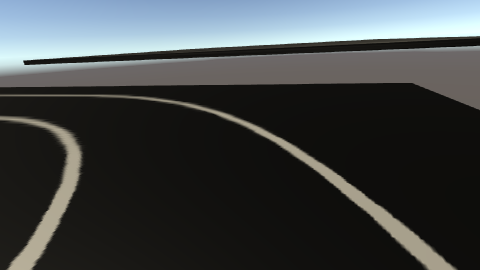
#> input picture modules/perception/lane_detection/test_images/test19.png, 480 x 270 px; its folder holds only this picture in this run
$ python -i image_processing.py   (imports and definitions only)
#> lines starting #> are read from the running program, lines starting #| are printed output that depends on the picture; after the words box and inside, x2 and y2 are one past the last pixel; in counts of white or black regions, pixels touching at a corner belong together
import os

import cv2
import numpy as np
import glob


def test_image():
    test_img_path = "../test_images/test19.png"
    img = cv2.imread(test_img_path)
    img = cv2.resize(img, (240, 240))[100:]
    return img


def load_test_images():
    path = "../test_images/*"
    images = []
    for sub_path in glob.glob(path):
        try:
            img = cv2.imread(sub_path)
            img = cv2.resize(img, (240, 240))[100:]
            images.append(img)
        except Exception:
            continue
    print(len(images))
    return images


def grayscale(image: np.ndarray):
    """
    Transform an image to grayscale (from 3 layers RGB to one monochromatic layer 0-255 values)
    :param image: numpy.ndarray
    :return: numpy.ndarray
    """
    return cv2.cvtColor(image, cv2.COLOR_BGR2GRAY)


def binary_threshold(image: np.ndarray):
    """
    Filter an image to have only 2 possible values in the matrix 0 (black) or 255 (white)
    :param image: np.ndarray
    :return: np.ndarray (threshold image result)
    """
    return cv2.threshold(image, 127, 255, type=cv2.THRESH_BINARY)[1]


def image_blur(image: np.ndarray):
    """
    Blur an image
    :param image: np.ndarray
    :return: np.ndarray (blurred image)
    """
    return cv2.blur(image, (3, 3))


def canny_edge_detection(image: np.ndarray):
    """
    Apply canny edge detection to an image
    :param image: np.ndarray
    :return: np.ndarray (Edges detected by canny function from cv2)
    """
    return cv2.Canny(image, 100, 200)
    pass


def perspective_transform(image, *offsets):
    """
    Warp the perspective of an image given the rectangle points (destination size is same as image.shape)
    :param image: np.ndarray
    :return: warped image
    """
    pos1 = offsets[0]
    pos2 = offsets[1]
    pos3 = offsets[2]
    pos4 = offsets[3]
    height = image.shape[0]
    width = image.shape[1]
    source_rect = np.float32([pos1,
                              [width + pos2[0], pos2[1]],
                              [pos3[0], height + pos3[1]],
                              [width + pos4[0], height + pos4[1]]
                              ])
    dest_rect = np.float32([[0, 0], [width, 0], [0, height], [width, height]])
    perspective_matrix = cv2.getPerspectiveTransform(source_rect, dest_rect)
    return cv2.warpPerspective(image, perspective_matrix, dsize=(image.shape[1], image.shape[0]))


def fill_image(image, horizontal_fill, vertical_fill, color):
    background = np.full((image.shape[0] + vertical_fill * 2, image.shape[1] + horizontal_fill * 2, image.shape[2]),
                         color, dtype=np.uint8)
    background[vertical_fill:vertical_fill + image.shape[0], horizontal_fill:horizontal_fill + image.shape[1]] = image
    return background


def generate_images(img, padding=100):
    results = {}
    # images results
    img = cv2.resize(img, (240, 240))[100:]
    img = fill_image(img, padding, 0, (0, 0, 0))
    img_grayscale = grayscale(img)
    img_threshold = binary_threshold(img_grayscale)
    img_blur = image_blur(img_threshold * 3)
    img_canny = canny_edge_detection(img_blur)
    warped = perspective_transform(img_blur, *[[padding, 0], [-padding, 0], [0, 0], [0, 0]])
    warped = binary_threshold(warped)
    # store in dictionary
    results["grayscale"] = img_grayscale
    results["threshold"] = img_threshold * 3
    results["blurred"] = img_blur
    results["canny"] = img_canny
    results["warped"] = warped
    return results


def annotate_results(results):
    # annotate each image
    for result in results:
        results[result] = cv2.putText(results[result], result, (10, 20), cv2.FONT_HERSHEY_COMPLEX, 0.5, (255, 255, 255))
    return results


def display_images(results):
    # concatenate the images
    full_result = np.concatenate(list(results.values()), axis=0)
    cv2.imshow("full", full_result)
    cv2.waitKey(0)
    cv2.destroyAllWindows()

>>> import cv2
>>> picture = cv2.imread('../test_images/test19.png')
#> picture is the input picture: shape (270, 480, 3); mean B, G, R 69.9, 68.7, 64.7
>>> result = generate_images(picture)
#> in generate_images, `img = cv2.resize(img, (240, 240))[100:]`:
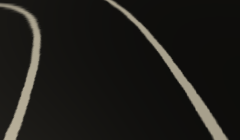
#> img: shape (140, 240, 3); mean of channels 0, 1, 2 25.1, 28.6, 30; drawn as B, G, R
#> in fill_image, `background[vertical_fill:vertical_fill + image.shape[0], horizontal_fi..`:
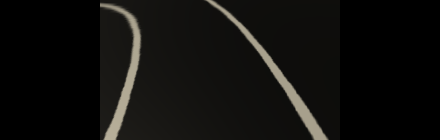
#> background: shape (140, 440, 3); mean of channels 0, 1, 2 13.7, 15.6, 16.3; drawn as B, G, R
#> in binary_threshold, `return cv2.threshold(image, 127, 255, type=cv2.THRESH_BINARY)[1]`:
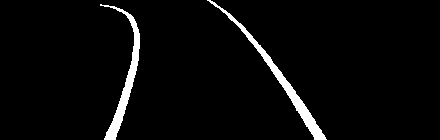
#> returned value: shape (140, 440); 3.7% white; 2 white regions, box (x1, y1, x2, y2) and area: (207, 0, 327, 140) 1194, (100, 4, 140, 140) 1073
#> in image_blur, `return cv2.blur(image, (3, 3))`:
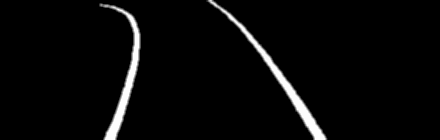
#> returned value: shape (140, 440); min 0, max 253, mean 9.3
#> in canny_edge_detection, `return cv2.Canny(image, 100, 200)`:
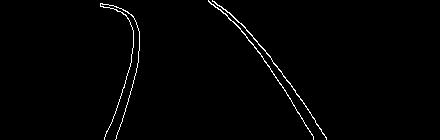
#> returned value: shape (140, 440); 1.2% white in thin lines or dots, all inside (x1, y1, x2, y2) = (100, 0, 327, 140)
#> in perspective_transform, `return cv2.warpPerspective(image, perspective_matrix, dsize=(image.sha..`:
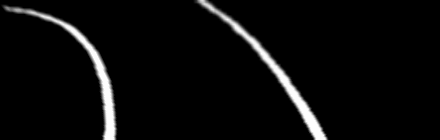
#> returned value: shape (140, 440); min 0, max 253, mean 11.4
#> in binary_threshold (call 2), `return cv2.threshold(image, 127, 255, type=cv2.THRESH_BINARY)[1]`:
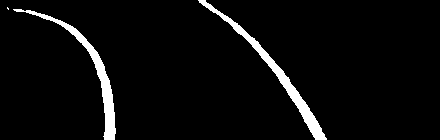
#> returned value: shape (140, 440); 4.5% white; 3 white regions (1 under 20 px), largest, box (x1, y1, x2, y2) and area: (198, 0, 327, 140) 1434, (13, 9, 116, 140) 1315
#> result = 5 items

$ run again, on modules/perception/lane_detection/test_images/test20.png
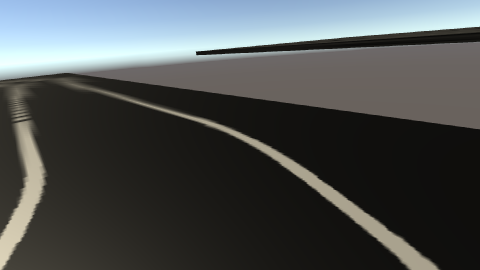
#> input picture modules/perception/lane_detection/test_images/test20.png, 480 x 270 px
#> picture is the input picture: shape (270, 480, 3); mean B, G, R 81.3, 80.8, 76.9
#> in generate_images, `img = cv2.resize(img, (240, 240))[100:]`:
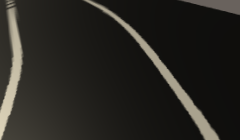
#> img: shape (140, 240, 3); mean of channels 0, 1, 2 34.1, 38.8, 40.6; drawn as B, G, R
#> in binary_threshold (call 2), `return cv2.threshold(image, 127, 255, type=cv2.THRESH_BINARY)[1]`:
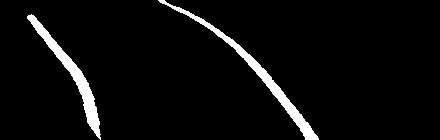
#> returned value: shape (140, 440); 4.7% white; 2 white regions, box (x1, y1, x2, y2) and area: (158, 0, 319, 140) 1511, (27, 14, 101, 140) 1362
#> result = 5 items

$ run again, on modules/perception/lane_detection/test_images/test21.png
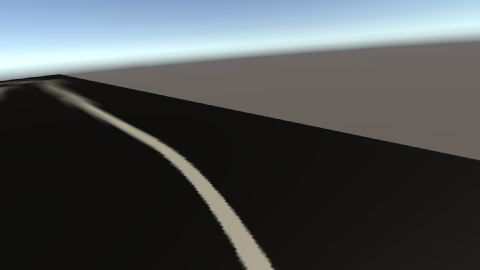
#> input picture modules/perception/lane_detection/test_images/test21.png, 480 x 270 px
#> picture is the input picture: shape (270, 480, 3); mean B, G, R 80, 78.5, 74.3
#> in generate_images, `img = cv2.resize(img, (240, 240))[100:]`:
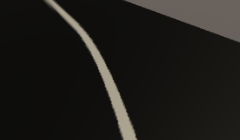
#> img: shape (140, 240, 3); mean of channels 0, 1, 2 25.8, 28.8, 30.3; drawn as B, G, R
#> in binary_threshold (call 2), `return cv2.threshold(image, 127, 255, type=cv2.THRESH_BINARY)[1]`:
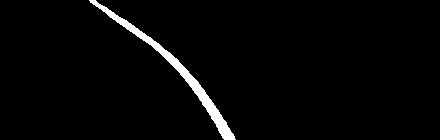
#> returned value: shape (140, 440); 2.5% white; 1 white region, box (x1, y1, x2, y2) and area: (89, 0, 236, 140) 1557
#> result = 5 items

$ run again, on modules/perception/lane_detection/test_images/test22.png
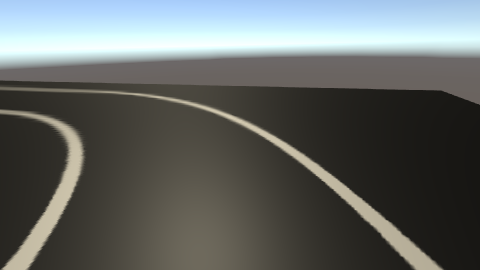
#> input picture modules/perception/lane_detection/test_images/test22.png, 480 x 270 px
#> picture is the input picture: shape (270, 480, 3); mean B, G, R 100.6, 102.3, 98.4
#> in binary_threshold (call 2), `return cv2.threshold(image, 127, 255, type=cv2.THRESH_BINARY)[1]`:
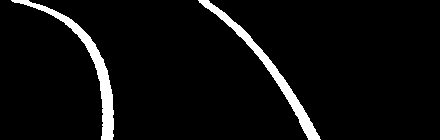
#> returned value: shape (140, 440); 5.2% white; 2 white regions, box (x1, y1, x2, y2) and area: (11, 0, 114, 140) 1642, (198, 0, 321, 140) 1544
#> result = 5 items
